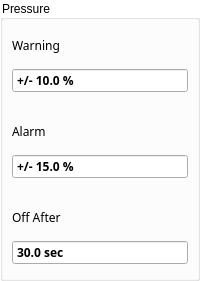
       <widget class="QGroupBox" name="groupBoxTankPreasureLevel">
        <property name="sizePolicy">
         <sizepolicy hsizetype="Preferred" vsizetype="Fixed">
          <horstretch>0</horstretch>
          <verstretch>0</verstretch>
         </sizepolicy>
        </property>
        <property name="styleSheet">
         <string notr="true">QGroupBox{
    background-color: transparent;
}</string>
        </property>
        <property name="title">
         <string>Pressure</string>
        </property>
        <layout class="QGridLayout" name="gridLayout_14">
         <property name="leftMargin">
          <number>0</number>
         </property>
         <property name="topMargin">
          <number>0</number>
         </property>
         <property name="rightMargin">
          <number>0</number>
         </property>
         <property name="bottomMargin">
          <number>4</number>
         </property>
         <property name="spacing">
          <number>4</number>
         </property>
         <item row="1" column="0">
          <widget class="ContentBoardItem" name="widgetDashBoardTankPreasureLevelAlarm" native="true">
           <property name="sizePolicy">
            <sizepolicy hsizetype="Preferred" vsizetype="Preferred">
             <horstretch>0</horstretch>
             <verstretch>0</verstretch>
            </sizepolicy>
           </property>
           <property name="minimumSize">
            <size>
             <width>0</width>
             <height>82</height>
            </size>
           </property>
           <property name="maximumSize">
            <size>
             <width>16777215</width>
             <height>82</height>
            </size>
           </property>
           <property name="styleSheet">
            <string notr="true">/*QFrame{
     background:rgb(249,247,248);
     min-height: 80px;
     max-height: 80px;
}

QLabel{
  background:rgb(249,247,248);
  color: rgb(39,51,66);
  font-size: 16px;
  font-family: Siemens Sans;
  min-height: 20px;
  max-height: 20px;
}

QDoubleSpinBox{
  background:rgb(255,255,255);
  color: rgb(39,51,66);
  font-size: 16px;
  font-weight: bold;
  font-family: Siemens Sans;
  min-height: 32px;
  max-height: 32px;
}
*/
QDoubleSpinBox::focus{
 border: 2px solid rgb(0,95,135);
}
</string>
           </property>
           <layout class="QGridLayout" name="gridLayout_40">
            <property name="leftMargin">
             <number>9</number>
            </property>
            <property name="rightMargin">
             <number>9</number>
            </property>
            <item row="0" column="0">
             <widget class="QLabel" name="labelContentBoardTankPreasureLevelAlarm">
              <property name="font">
               <font>
                <family>Siemens Sans</family>
               </font>
              </property>
              <property name="text">
               <string>Alarm</string>
              </property>
             </widget>
            </item>
            <item row="1" column="0">
             <widget class="QDoubleSpinBox" name="doubleSpinBoxTankPreasureLevelAlarm">
              <property name="font">
               <font>
                <family>Siemens Sans</family>
                <weight>75</weight>
                <bold>true</bold>
               </font>
              </property>
              <property name="styleSheet">
               <string notr="true"/>
              </property>
              <property name="wrapping">
               <bool>false</bool>
              </property>
              <property name="buttonSymbols">
               <enum>QAbstractSpinBox::NoButtons</enum>
              </property>
              <property name="prefix">
               <string>+/- </string>
              </property>
              <property name="suffix">
               <string> %</string>
              </property>
              <property name="decimals">
               <number>1</number>
              </property>
              <property name="minimum">
               <double>0.000000000000000</double>
              </property>
              <property name="maximum">
               <double>100.000000000000000</double>
              </property>
              <property name="singleStep">
               <double>1.000000000000000</double>
              </property>
              <property name="value">
               <double>15.000000000000000</double>
              </property>
             </widget>
            </item>
           </layout>
          </widget>
         </item>
         <item row="2" column="0">
          <widget class="ContentBoardItem" name="widgetDashBoardTankPreasureLevelMaschineStop" native="true">
           <property name="sizePolicy">
            <sizepolicy hsizetype="Preferred" vsizetype="Preferred">
             <horstretch>0</horstretch>
             <verstretch>0</verstretch>
            </sizepolicy>
           </property>
           <property name="minimumSize">
            <size>
             <width>0</width>
             <height>82</height>
            </size>
           </property>
           <property name="maximumSize">
            <size>
             <width>16777215</width>
             <height>82</height>
            </size>
           </property>
           <property name="styleSheet">
            <string notr="true">/*QFrame{
     background:rgb(249,247,248);
     min-height: 80px;
     max-height: 80px;
}

QLabel{
  background:rgb(249,247,248);
  color: rgb(39,51,66);
  font-size: 16px;
  font-family: Siemens Sans;
  min-height: 20px;
  max-height: 20px;
}

QDoubleSpinBox{
  background:rgb(255,255,255);
  color: rgb(39,51,66);
  font-size: 16px;
  font-weight: bold;
  font-family: Siemens Sans;
  min-height: 32px;
  max-height: 32px;
}
*/
QDoubleSpinBox::focus{
 border: 2px solid rgb(0,95,135);
}
</string>
           </property>
           <layout class="QGridLayout" name="gridLayout_41">
            <property name="leftMargin">
             <number>9</number>
            </property>
            <property name="rightMargin">
             <number>9</number>
            </property>
            <item row="0" column="0">
             <widget class="QLabel" name="labelContentBoardTankPreasureLevelMaschineStop">
              <property name="font">
               <font>
                <family>Siemens Sans</family>
               </font>
              </property>
              <property name="text">
               <string>Off After</string>
              </property>
             </widget>
            </item>
            <item row="1" column="0">
             <widget class="QDoubleSpinBox" name="doubleSpinBoxTankPreasureLevelMaschineStop">
              <property name="font">
               <font>
                <family>Siemens Sans</family>
                <weight>75</weight>
                <bold>true</bold>
               </font>
              </property>
              <property name="styleSheet">
               <string notr="true"/>
              </property>
              <property name="wrapping">
               <bool>false</bool>
              </property>
              <property name="buttonSymbols">
               <enum>QAbstractSpinBox::NoButtons</enum>
              </property>
              <property name="suffix">
               <string> sec</string>
              </property>
              <property name="decimals">
               <number>1</number>
              </property>
              <property name="minimum">
               <double>0.000000000000000</double>
              </property>
              <property name="maximum">
               <double>100000.000000000000000</double>
              </property>
              <property name="singleStep">
               <double>1.000000000000000</double>
              </property>
              <property name="value">
               <double>30.000000000000000</double>
              </property>
             </widget>
            </item>
           </layout>
          </widget>
         </item>
         <item row="0" column="0">
          <widget class="ContentBoardItem" name="widgetDashBoardTankPreasureLevelWarning" native="true">
           <property name="sizePolicy">
            <sizepolicy hsizetype="Preferred" vsizetype="Preferred">
             <horstretch>0</horstretch>
             <verstretch>0</verstretch>
            </sizepolicy>
           </property>
           <property name="minimumSize">
            <size>
             <width>0</width>
             <height>82</height>
            </size>
           </property>
           <property name="maximumSize">
            <size>
             <width>16777215</width>
             <height>82</height>
            </size>
           </property>
           <property name="styleSheet">
            <string notr="true">/*QFrame{
     background:rgb(249,247,248);
     min-height: 80px;
     max-height: 80px;
}

QLabel{
  background:rgb(249,247,248);
  color: rgb(39,51,66);
  font-size: 16px;
  font-family: Siemens Sans;
  min-height: 20px;
  max-height: 20px;
}

QDoubleSpinBox{
  background:rgb(255,255,255);
  color: rgb(39,51,66);
  font-size: 16px;
  font-weight: bold;
  font-family: Siemens Sans;
  min-height: 32px;
  max-height: 32px;
}
*/
QDoubleSpinBox::focus{
 border: 2px solid rgb(0,95,135);
}
</string>
           </property>
           <layout class="QGridLayout" name="gridLayout_39">
            <property name="leftMargin">
             <number>9</number>
            </property>
            <property name="rightMargin">
             <number>9</number>
            </property>
            <item row="0" column="0">
             <widget class="QLabel" name="labelContentBoardTankPreasureLevelWarning">
              <property name="font">
               <font>
                <family>Siemens Sans</family>
               </font>
              </property>
              <property name="text">
               <string>Warning</string>
              </property>
             </widget>
            </item>
            <item row="1" column="0">
             <widget class="QDoubleSpinBox" name="doubleSpinBoxTankPreasureLevelWarning">
              <property name="font">
               <font>
                <family>Siemens Sans</family>
                <weight>75</weight>
                <bold>true</bold>
               </font>
              </property>
              <property name="styleSheet">
               <string notr="true"/>
              </property>
              <property name="wrapping">
               <bool>false</bool>
              </property>
              <property name="buttonSymbols">
               <enum>QAbstractSpinBox::NoButtons</enum>
              </property>
              <property name="prefix">
               <string>+/- </string>
              </property>
              <property name="suffix">
               <string> %</string>
              </property>
              <property name="decimals">
               <number>1</number>
              </property>
              <property name="minimum">
               <double>0.000000000000000</double>
              </property>
              <property name="maximum">
               <double>100.000000000000000</double>
              </property>
              <property name="singleStep">
               <double>1.000000000000000</double>
              </property>
              <property name="value">
               <double>10.000000000000000</double>
              </property>
             </widget>
            </item>
           </layout>
          </widget>
         </item>
        </layout>
       </widget>
